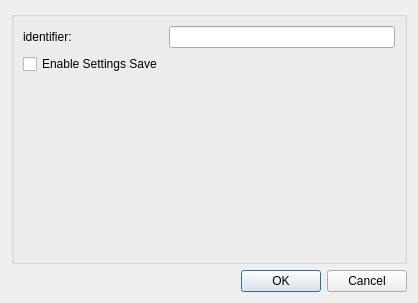
<?xml version="1.0" encoding="UTF-8"?>
<ui version="4.0">
 <class>ConfigureDialog</class>
 <widget class="QDialog" name="ConfigureDialog">
  <property name="geometry">
   <rect>
    <x>0</x>
    <y>0</y>
    <width>418</width>
    <height>303</height>
   </rect>
  </property>
  <property name="windowTitle">
   <string>ConfigureDialog</string>
  </property>
  <layout class="QGridLayout" name="gridLayout">
   <item row="0" column="0">
    <widget class="QGroupBox" name="configGroupBox">
     <property name="title">
      <string/>
     </property>
     <layout class="QFormLayout" name="formLayout">
      <item row="0" column="0">
       <widget class="QLabel" name="label0">
        <property name="text">
         <string>identifier:  </string>
        </property>
       </widget>
      </item>
      <item row="0" column="1">
       <widget class="QLineEdit" name="lineEdit0"/>
      </item>
      <item row="1" column="0">
       <widget class="QCheckBox" name="enableSettingsSaveCheckBox">
        <property name="text">
         <string>Enable Settings Save</string>
        </property>
       </widget>
      </item>
     </layout>
    </widget>
   </item>
   <item row="1" column="0">
    <widget class="QDialogButtonBox" name="buttonBox">
     <property name="orientation">
      <enum>Qt::Horizontal</enum>
     </property>
     <property name="standardButtons">
      <set>QDialogButtonBox::Cancel|QDialogButtonBox::Ok</set>
     </property>
    </widget>
   </item>
  </layout>
 </widget>
 <resources/>
 <connections>
  <connection>
   <sender>buttonBox</sender>
   <signal>accepted()</signal>
   <receiver>ConfigureDialog</receiver>
   <slot>accept()</slot>
   <hints>
    <hint type="sourcelabel">
     <x>248</x>
     <y>254</y>
    </hint>
    <hint type="destinationlabel">
     <x>157</x>
     <y>274</y>
    </hint>
   </hints>
  </connection>
  <connection>
   <sender>buttonBox</sender>
   <signal>rejected()</signal>
   <receiver>ConfigureDialog</receiver>
   <slot>reject()</slot>
   <hints>
    <hint type="sourcelabel">
     <x>316</x>
     <y>260</y>
    </hint>
    <hint type="destinationlabel">
     <x>286</x>
     <y>274</y>
    </hint>
   </hints>
  </connection>
 </connections>
</ui>
